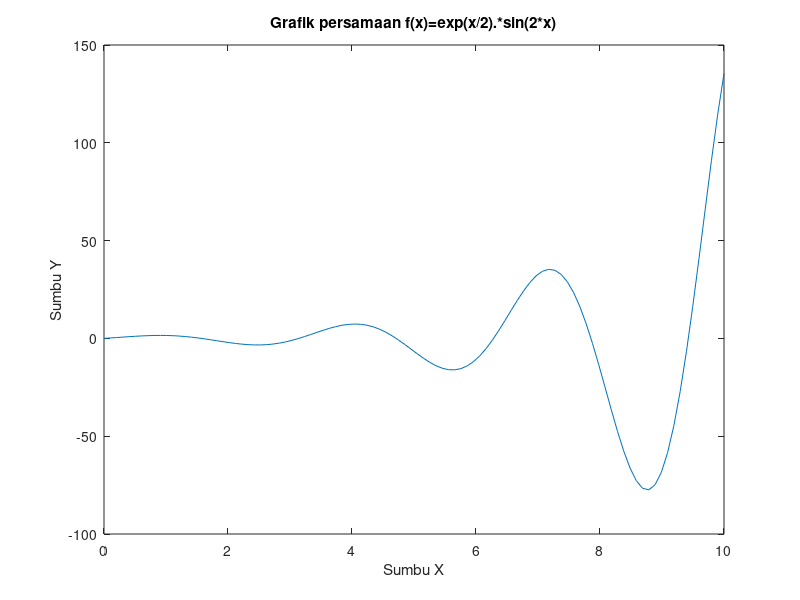

Write the MATLAB code that produced this figure.
## L0325031_NabilaSalmaAzZahra

x = linspace(0,10);
y = exp(x/2).*sin(2*x);
plot(x,y);
xlabel('Sumbu X')
ylabel('Sumbu Y')
title('Grafik persamaan f(x)=exp(x/2).*sin(2*x)')
